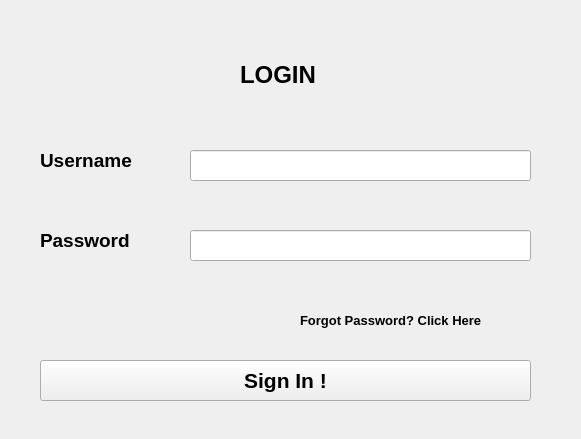
<?xml version="1.0" encoding="UTF-8"?>
<ui version="4.0">
 <class>LoginWindow</class>
 <widget class="QMainWindow" name="LoginWindow">
  <property name="geometry">
   <rect>
    <x>0</x>
    <y>0</y>
    <width>581</width>
    <height>439</height>
   </rect>
  </property>
  <property name="windowTitle">
   <string>MainWindow</string>
  </property>
  <widget class="QWidget" name="LoginWidget">
   <widget class="QLabel" name="LoginLabel">
    <property name="geometry">
     <rect>
      <x>240</x>
      <y>50</y>
      <width>101</width>
      <height>51</height>
     </rect>
    </property>
    <property name="text">
     <string>&lt;html&gt;&lt;head/&gt;&lt;body&gt;&lt;p&gt;&lt;span style=&quot; font-size:18pt; font-weight:600;&quot;&gt;LOGIN&lt;/span&gt;&lt;/p&gt;&lt;/body&gt;&lt;/html&gt;</string>
    </property>
   </widget>
   <widget class="QLabel" name="UsernameLabel">
    <property name="geometry">
     <rect>
      <x>40</x>
      <y>140</y>
      <width>121</width>
      <height>41</height>
     </rect>
    </property>
    <property name="text">
     <string>&lt;html&gt;&lt;head/&gt;&lt;body&gt;&lt;p&gt;&lt;span style=&quot; font-size:14pt; font-weight:600;&quot;&gt;Username&lt;/span&gt;&lt;/p&gt;&lt;/body&gt;&lt;/html&gt;</string>
    </property>
   </widget>
   <widget class="QLabel" name="password_label">
    <property name="geometry">
     <rect>
      <x>40</x>
      <y>220</y>
      <width>121</width>
      <height>41</height>
     </rect>
    </property>
    <property name="text">
     <string>&lt;html&gt;&lt;head/&gt;&lt;body&gt;&lt;p&gt;&lt;span style=&quot; font-size:14pt; font-weight:600;&quot;&gt;Password&lt;/span&gt;&lt;/p&gt;&lt;/body&gt;&lt;/html&gt;</string>
    </property>
   </widget>
   <widget class="QLineEdit" name="username_field">
    <property name="geometry">
     <rect>
      <x>190</x>
      <y>150</y>
      <width>341</width>
      <height>31</height>
     </rect>
    </property>
   </widget>
   <widget class="QLineEdit" name="password_field">
    <property name="geometry">
     <rect>
      <x>190</x>
      <y>230</y>
      <width>341</width>
      <height>31</height>
     </rect>
    </property>
   </widget>
   <widget class="QPushButton" name="signin_btn">
    <property name="geometry">
     <rect>
      <x>40</x>
      <y>360</y>
      <width>491</width>
      <height>41</height>
     </rect>
    </property>
    <property name="font">
     <font>
      <pointsize>16</pointsize>
      <weight>75</weight>
      <bold>true</bold>
     </font>
    </property>
    <property name="text">
     <string>Sign In !</string>
    </property>
   </widget>
   <widget class="QLabel" name="forgot_pass_label">
    <property name="geometry">
     <rect>
      <x>300</x>
      <y>300</y>
      <width>251</width>
      <height>41</height>
     </rect>
    </property>
    <property name="text">
     <string>&lt;html&gt;&lt;head/&gt;&lt;body&gt;&lt;p&gt;&lt;span style=&quot; font-size:10pt; font-weight:600;&quot;&gt;Forgot Password? Click Here&lt;/span&gt;&lt;/p&gt;&lt;/body&gt;&lt;/html&gt;</string>
    </property>
   </widget>
  </widget>
 </widget>
 <resources/>
 <connections/>
</ui>
